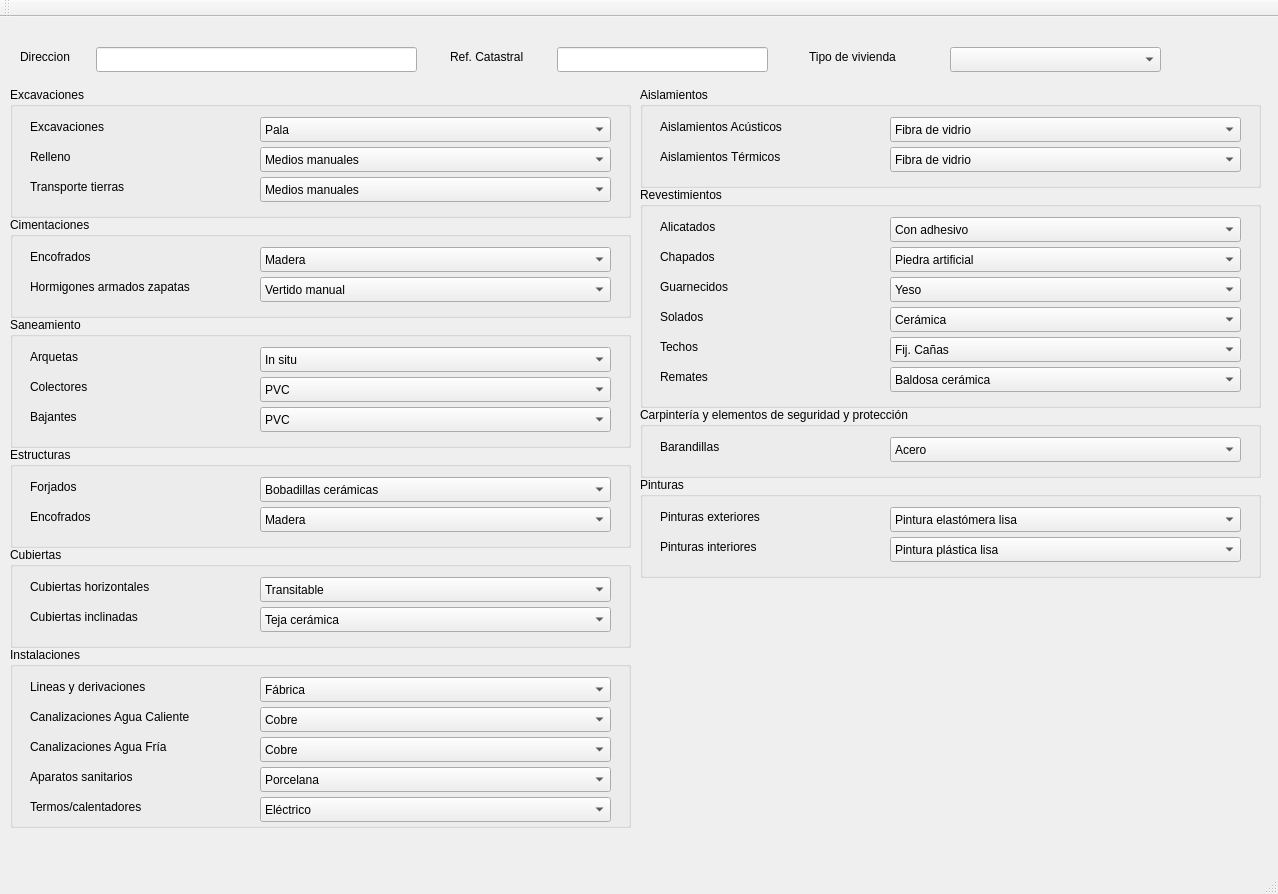
<?xml version="1.0" encoding="UTF-8"?>
<ui version="4.0">
 <class>MainWindow</class>
 <widget class="QMainWindow" name="MainWindow">
  <property name="geometry">
   <rect>
    <x>0</x>
    <y>0</y>
    <width>1278</width>
    <height>894</height>
   </rect>
  </property>
  <property name="windowTitle">
   <string>MainWindow</string>
  </property>
  <widget class="QWidget" name="centralWidget">
   <widget class="QComboBox" name="cmbTipoVivienda">
    <property name="geometry">
     <rect>
      <x>950</x>
      <y>30</y>
      <width>211</width>
      <height>25</height>
     </rect>
    </property>
   </widget>
   <widget class="QLabel" name="label">
    <property name="geometry">
     <rect>
      <x>809</x>
      <y>30</y>
      <width>131</width>
      <height>20</height>
     </rect>
    </property>
    <property name="text">
     <string>Tipo de vivienda</string>
    </property>
   </widget>
   <widget class="QGroupBox" name="groupBox">
    <property name="geometry">
     <rect>
      <x>10</x>
      <y>70</y>
      <width>621</width>
      <height>131</height>
     </rect>
    </property>
    <property name="title">
     <string>Excavaciones</string>
    </property>
    <widget class="QLabel" name="label_2">
     <property name="geometry">
      <rect>
       <x>20</x>
       <y>30</y>
       <width>101</width>
       <height>19</height>
      </rect>
     </property>
     <property name="text">
      <string>Excavaciones</string>
     </property>
    </widget>
    <widget class="QComboBox" name="cmbExcavaciones">
     <property name="geometry">
      <rect>
       <x>250</x>
       <y>30</y>
       <width>351</width>
       <height>25</height>
      </rect>
     </property>
     <item>
      <property name="text">
       <string>Pala</string>
      </property>
     </item>
     <item>
      <property name="text">
       <string>Retroexcavadora</string>
      </property>
     </item>
    </widget>
    <widget class="QLabel" name="label_3">
     <property name="geometry">
      <rect>
       <x>20</x>
       <y>60</y>
       <width>101</width>
       <height>19</height>
      </rect>
     </property>
     <property name="text">
      <string>Relleno</string>
     </property>
    </widget>
    <widget class="QComboBox" name="cmbRellenos">
     <property name="geometry">
      <rect>
       <x>250</x>
       <y>60</y>
       <width>351</width>
       <height>25</height>
      </rect>
     </property>
     <item>
      <property name="text">
       <string>Medios manuales</string>
      </property>
     </item>
     <item>
      <property name="text">
       <string>Medios mecánicos</string>
      </property>
     </item>
    </widget>
    <widget class="QLabel" name="label_4">
     <property name="geometry">
      <rect>
       <x>20</x>
       <y>90</y>
       <width>141</width>
       <height>19</height>
      </rect>
     </property>
     <property name="text">
      <string>Transporte tierras</string>
     </property>
    </widget>
    <widget class="QComboBox" name="cmbTransporteTierras">
     <property name="geometry">
      <rect>
       <x>250</x>
       <y>90</y>
       <width>351</width>
       <height>25</height>
      </rect>
     </property>
     <item>
      <property name="text">
       <string>Medios manuales</string>
      </property>
     </item>
     <item>
      <property name="text">
       <string>Medios mecánicos</string>
      </property>
     </item>
    </widget>
   </widget>
   <widget class="QGroupBox" name="groupBox_2">
    <property name="geometry">
     <rect>
      <x>10</x>
      <y>200</y>
      <width>621</width>
      <height>101</height>
     </rect>
    </property>
    <property name="title">
     <string>Cimentaciones</string>
    </property>
    <widget class="QLabel" name="label_5">
     <property name="geometry">
      <rect>
       <x>20</x>
       <y>30</y>
       <width>101</width>
       <height>19</height>
      </rect>
     </property>
     <property name="text">
      <string>Encofrados</string>
     </property>
    </widget>
    <widget class="QComboBox" name="cmbEncofrados">
     <property name="geometry">
      <rect>
       <x>250</x>
       <y>30</y>
       <width>351</width>
       <height>25</height>
      </rect>
     </property>
     <item>
      <property name="text">
       <string>Madera</string>
      </property>
     </item>
     <item>
      <property name="text">
       <string>Metálico</string>
      </property>
     </item>
    </widget>
    <widget class="QLabel" name="label_6">
     <property name="geometry">
      <rect>
       <x>20</x>
       <y>60</y>
       <width>231</width>
       <height>19</height>
      </rect>
     </property>
     <property name="text">
      <string>Hormigones armados zapatas</string>
     </property>
    </widget>
    <widget class="QComboBox" name="cmbHormigones">
     <property name="geometry">
      <rect>
       <x>250</x>
       <y>60</y>
       <width>351</width>
       <height>25</height>
      </rect>
     </property>
     <item>
      <property name="text">
       <string>Vertido manual</string>
      </property>
     </item>
     <item>
      <property name="text">
       <string>Vertido grúa</string>
      </property>
     </item>
     <item>
      <property name="text">
       <string>Vertido bomba</string>
      </property>
     </item>
    </widget>
   </widget>
   <widget class="QGroupBox" name="groupBox_3">
    <property name="geometry">
     <rect>
      <x>10</x>
      <y>300</y>
      <width>621</width>
      <height>131</height>
     </rect>
    </property>
    <property name="title">
     <string>Saneamiento</string>
    </property>
    <widget class="QLabel" name="label_7">
     <property name="geometry">
      <rect>
       <x>20</x>
       <y>30</y>
       <width>101</width>
       <height>19</height>
      </rect>
     </property>
     <property name="text">
      <string>Arquetas</string>
     </property>
    </widget>
    <widget class="QComboBox" name="cmbArquetas">
     <property name="geometry">
      <rect>
       <x>250</x>
       <y>30</y>
       <width>351</width>
       <height>25</height>
      </rect>
     </property>
     <item>
      <property name="text">
       <string>In situ</string>
      </property>
     </item>
     <item>
      <property name="text">
       <string>Prefabricadas</string>
      </property>
     </item>
     <item>
      <property name="text">
       <string/>
      </property>
     </item>
    </widget>
    <widget class="QLabel" name="label_8">
     <property name="geometry">
      <rect>
       <x>20</x>
       <y>60</y>
       <width>231</width>
       <height>19</height>
      </rect>
     </property>
     <property name="text">
      <string>Colectores</string>
     </property>
    </widget>
    <widget class="QComboBox" name="cmbColectores">
     <property name="geometry">
      <rect>
       <x>250</x>
       <y>60</y>
       <width>351</width>
       <height>25</height>
      </rect>
     </property>
     <item>
      <property name="text">
       <string>PVC</string>
      </property>
     </item>
     <item>
      <property name="text">
       <string>Hormigón</string>
      </property>
     </item>
     <item>
      <property name="text">
       <string>Fibrocemento</string>
      </property>
     </item>
    </widget>
    <widget class="QLabel" name="label_9">
     <property name="geometry">
      <rect>
       <x>20</x>
       <y>90</y>
       <width>231</width>
       <height>19</height>
      </rect>
     </property>
     <property name="text">
      <string>Bajantes</string>
     </property>
    </widget>
    <widget class="QComboBox" name="cmbBajantes">
     <property name="geometry">
      <rect>
       <x>250</x>
       <y>90</y>
       <width>351</width>
       <height>25</height>
      </rect>
     </property>
     <item>
      <property name="text">
       <string>PVC</string>
      </property>
     </item>
     <item>
      <property name="text">
       <string>Cinc</string>
      </property>
     </item>
     <item>
      <property name="text">
       <string>Acero</string>
      </property>
     </item>
     <item>
      <property name="text">
       <string>Acero galvanizado</string>
      </property>
     </item>
    </widget>
    <zorder>label_7</zorder>
    <zorder>cmbArquetas</zorder>
    <zorder>label_8</zorder>
    <zorder>cmbColectores</zorder>
    <zorder>label_9</zorder>
    <zorder>cmbBajantes</zorder>
    <zorder>groupBox_7</zorder>
   </widget>
   <widget class="QGroupBox" name="groupBox_4">
    <property name="geometry">
     <rect>
      <x>10</x>
      <y>430</y>
      <width>621</width>
      <height>101</height>
     </rect>
    </property>
    <property name="title">
     <string>Estructuras</string>
    </property>
    <widget class="QLabel" name="label_10">
     <property name="geometry">
      <rect>
       <x>20</x>
       <y>60</y>
       <width>101</width>
       <height>19</height>
      </rect>
     </property>
     <property name="text">
      <string>Encofrados</string>
     </property>
    </widget>
    <widget class="QComboBox" name="cmbEncofrados_2">
     <property name="geometry">
      <rect>
       <x>250</x>
       <y>60</y>
       <width>351</width>
       <height>25</height>
      </rect>
     </property>
     <item>
      <property name="text">
       <string>Madera</string>
      </property>
     </item>
     <item>
      <property name="text">
       <string>Metálico</string>
      </property>
     </item>
    </widget>
    <widget class="QLabel" name="label_11">
     <property name="geometry">
      <rect>
       <x>20</x>
       <y>30</y>
       <width>231</width>
       <height>19</height>
      </rect>
     </property>
     <property name="text">
      <string>Forjados</string>
     </property>
    </widget>
    <widget class="QComboBox" name="cmbForjados">
     <property name="geometry">
      <rect>
       <x>250</x>
       <y>30</y>
       <width>351</width>
       <height>25</height>
      </rect>
     </property>
     <item>
      <property name="text">
       <string>Bobadillas cerámicas</string>
      </property>
     </item>
     <item>
      <property name="text">
       <string>Bobadillas cemento</string>
      </property>
     </item>
    </widget>
   </widget>
   <widget class="QGroupBox" name="groupBox_5">
    <property name="geometry">
     <rect>
      <x>10</x>
      <y>530</y>
      <width>621</width>
      <height>101</height>
     </rect>
    </property>
    <property name="title">
     <string>Cubiertas</string>
    </property>
    <widget class="QLabel" name="label_12">
     <property name="geometry">
      <rect>
       <x>20</x>
       <y>60</y>
       <width>201</width>
       <height>19</height>
      </rect>
     </property>
     <property name="text">
      <string>Cubiertas inclinadas</string>
     </property>
    </widget>
    <widget class="QComboBox" name="cmbCubiertasI">
     <property name="geometry">
      <rect>
       <x>250</x>
       <y>60</y>
       <width>351</width>
       <height>25</height>
      </rect>
     </property>
     <item>
      <property name="text">
       <string>Teja cerámica</string>
      </property>
     </item>
     <item>
      <property name="text">
       <string>Teja mortero cemento</string>
      </property>
     </item>
    </widget>
    <widget class="QLabel" name="label_13">
     <property name="geometry">
      <rect>
       <x>20</x>
       <y>30</y>
       <width>231</width>
       <height>19</height>
      </rect>
     </property>
     <property name="text">
      <string>Cubiertas horizontales</string>
     </property>
    </widget>
    <widget class="QComboBox" name="cmbCubiertasH">
     <property name="geometry">
      <rect>
       <x>250</x>
       <y>30</y>
       <width>351</width>
       <height>25</height>
      </rect>
     </property>
     <item>
      <property name="text">
       <string>Transitable</string>
      </property>
     </item>
     <item>
      <property name="text">
       <string>No transitable</string>
      </property>
     </item>
    </widget>
   </widget>
   <widget class="QGroupBox" name="groupBox_6">
    <property name="geometry">
     <rect>
      <x>640</x>
      <y>460</y>
      <width>621</width>
      <height>101</height>
     </rect>
    </property>
    <property name="title">
     <string>Pinturas</string>
    </property>
    <widget class="QLabel" name="label_14">
     <property name="geometry">
      <rect>
       <x>20</x>
       <y>60</y>
       <width>201</width>
       <height>19</height>
      </rect>
     </property>
     <property name="text">
      <string>Pinturas interiores</string>
     </property>
    </widget>
    <widget class="QComboBox" name="cmbPinturasInt">
     <property name="geometry">
      <rect>
       <x>250</x>
       <y>60</y>
       <width>351</width>
       <height>25</height>
      </rect>
     </property>
     <item>
      <property name="text">
       <string>Pintura plástica lisa</string>
      </property>
     </item>
     <item>
      <property name="text">
       <string>Pintura al temple liso</string>
      </property>
     </item>
    </widget>
    <widget class="QLabel" name="label_15">
     <property name="geometry">
      <rect>
       <x>20</x>
       <y>30</y>
       <width>231</width>
       <height>19</height>
      </rect>
     </property>
     <property name="text">
      <string>Pinturas exteriores</string>
     </property>
    </widget>
    <widget class="QComboBox" name="cmbPinturasExt">
     <property name="geometry">
      <rect>
       <x>250</x>
       <y>30</y>
       <width>351</width>
       <height>25</height>
      </rect>
     </property>
     <item>
      <property name="text">
       <string>Pintura elastómera lisa</string>
      </property>
     </item>
     <item>
      <property name="text">
       <string>Pintura a la cal</string>
      </property>
     </item>
    </widget>
   </widget>
   <widget class="QGroupBox" name="groupBox_7">
    <property name="geometry">
     <rect>
      <x>640</x>
      <y>70</y>
      <width>621</width>
      <height>101</height>
     </rect>
    </property>
    <property name="title">
     <string>Aislamientos</string>
    </property>
    <widget class="QLabel" name="label_16">
     <property name="geometry">
      <rect>
       <x>20</x>
       <y>30</y>
       <width>201</width>
       <height>19</height>
      </rect>
     </property>
     <property name="text">
      <string>Aislamientos Acústicos</string>
     </property>
    </widget>
    <widget class="QComboBox" name="cmbAislamientosAc">
     <property name="geometry">
      <rect>
       <x>250</x>
       <y>30</y>
       <width>351</width>
       <height>25</height>
      </rect>
     </property>
     <item>
      <property name="text">
       <string>Fibra de vidrio</string>
      </property>
     </item>
     <item>
      <property name="text">
       <string>Poliestireno</string>
      </property>
     </item>
     <item>
      <property name="text">
       <string>Polietileno</string>
      </property>
     </item>
     <item>
      <property name="text">
       <string>Sintético de alta densidad</string>
      </property>
     </item>
    </widget>
    <widget class="QLabel" name="label_17">
     <property name="geometry">
      <rect>
       <x>20</x>
       <y>60</y>
       <width>231</width>
       <height>19</height>
      </rect>
     </property>
     <property name="text">
      <string>Aislamientos Térmicos</string>
     </property>
    </widget>
    <widget class="QComboBox" name="cmbAislamientosTerm">
     <property name="geometry">
      <rect>
       <x>250</x>
       <y>60</y>
       <width>351</width>
       <height>25</height>
      </rect>
     </property>
     <item>
      <property name="text">
       <string>Fibra de vidrio</string>
      </property>
     </item>
     <item>
      <property name="text">
       <string>Poliestireno</string>
      </property>
     </item>
     <item>
      <property name="text">
       <string>Lana mineral</string>
      </property>
     </item>
    </widget>
   </widget>
   <widget class="QGroupBox" name="groupBox_8">
    <property name="geometry">
     <rect>
      <x>640</x>
      <y>390</y>
      <width>621</width>
      <height>71</height>
     </rect>
    </property>
    <property name="title">
     <string>Carpintería y elementos de seguridad y protección</string>
    </property>
    <widget class="QLabel" name="label_19">
     <property name="geometry">
      <rect>
       <x>20</x>
       <y>30</y>
       <width>231</width>
       <height>19</height>
      </rect>
     </property>
     <property name="text">
      <string>Barandillas</string>
     </property>
    </widget>
    <widget class="QComboBox" name="cmbBarandillas">
     <property name="geometry">
      <rect>
       <x>250</x>
       <y>30</y>
       <width>351</width>
       <height>25</height>
      </rect>
     </property>
     <item>
      <property name="text">
       <string>Acero</string>
      </property>
     </item>
     <item>
      <property name="text">
       <string>Alum. anodizado</string>
      </property>
     </item>
    </widget>
   </widget>
   <widget class="QGroupBox" name="groupBox_9">
    <property name="geometry">
     <rect>
      <x>10</x>
      <y>630</y>
      <width>621</width>
      <height>181</height>
     </rect>
    </property>
    <property name="title">
     <string>Instalaciones</string>
    </property>
    <widget class="QLabel" name="label_20">
     <property name="geometry">
      <rect>
       <x>20</x>
       <y>30</y>
       <width>171</width>
       <height>19</height>
      </rect>
     </property>
     <property name="text">
      <string>Lineas y derivaciones</string>
     </property>
    </widget>
    <widget class="QComboBox" name="cmbLineas">
     <property name="geometry">
      <rect>
       <x>250</x>
       <y>30</y>
       <width>351</width>
       <height>25</height>
      </rect>
     </property>
     <item>
      <property name="text">
       <string>Fábrica</string>
      </property>
     </item>
     <item>
      <property name="text">
       <string>PVC</string>
      </property>
     </item>
    </widget>
    <widget class="QLabel" name="label_21">
     <property name="geometry">
      <rect>
       <x>20</x>
       <y>60</y>
       <width>211</width>
       <height>19</height>
      </rect>
     </property>
     <property name="text">
      <string>Canalizaciones Agua Caliente</string>
     </property>
    </widget>
    <widget class="QComboBox" name="cmbCanalizacionesC">
     <property name="geometry">
      <rect>
       <x>250</x>
       <y>60</y>
       <width>351</width>
       <height>25</height>
      </rect>
     </property>
     <item>
      <property name="text">
       <string>Cobre</string>
      </property>
     </item>
     <item>
      <property name="text">
       <string>Acero galvanizado</string>
      </property>
     </item>
    </widget>
    <widget class="QLabel" name="label_22">
     <property name="geometry">
      <rect>
       <x>20</x>
       <y>90</y>
       <width>191</width>
       <height>19</height>
      </rect>
     </property>
     <property name="text">
      <string>Canalizaciones Agua Fría</string>
     </property>
    </widget>
    <widget class="QComboBox" name="cmbCanalizacionesF">
     <property name="geometry">
      <rect>
       <x>250</x>
       <y>90</y>
       <width>351</width>
       <height>25</height>
      </rect>
     </property>
     <item>
      <property name="text">
       <string>Cobre</string>
      </property>
     </item>
     <item>
      <property name="text">
       <string>Acero galvanizado</string>
      </property>
     </item>
    </widget>
    <widget class="QLabel" name="label_26">
     <property name="geometry">
      <rect>
       <x>20</x>
       <y>120</y>
       <width>191</width>
       <height>19</height>
      </rect>
     </property>
     <property name="text">
      <string>Aparatos sanitarios</string>
     </property>
    </widget>
    <widget class="QComboBox" name="cmbAparatosSanitarios">
     <property name="geometry">
      <rect>
       <x>250</x>
       <y>120</y>
       <width>351</width>
       <height>25</height>
      </rect>
     </property>
     <item>
      <property name="text">
       <string>Porcelana</string>
      </property>
     </item>
     <item>
      <property name="text">
       <string>Acero</string>
      </property>
     </item>
    </widget>
    <widget class="QLabel" name="label_27">
     <property name="geometry">
      <rect>
       <x>20</x>
       <y>150</y>
       <width>191</width>
       <height>19</height>
      </rect>
     </property>
     <property name="text">
      <string>Termos/calentadores</string>
     </property>
    </widget>
    <widget class="QComboBox" name="cmbTermos">
     <property name="geometry">
      <rect>
       <x>250</x>
       <y>150</y>
       <width>351</width>
       <height>25</height>
      </rect>
     </property>
     <item>
      <property name="text">
       <string>Eléctrico</string>
      </property>
     </item>
     <item>
      <property name="text">
       <string>Gas</string>
      </property>
     </item>
    </widget>
   </widget>
   <widget class="QGroupBox" name="groupBox_10">
    <property name="geometry">
     <rect>
      <x>640</x>
      <y>170</y>
      <width>621</width>
      <height>221</height>
     </rect>
    </property>
    <property name="title">
     <string>Revestimientos</string>
    </property>
    <widget class="QLabel" name="label_23">
     <property name="geometry">
      <rect>
       <x>20</x>
       <y>30</y>
       <width>101</width>
       <height>19</height>
      </rect>
     </property>
     <property name="text">
      <string>Alicatados</string>
     </property>
    </widget>
    <widget class="QComboBox" name="cmbAlicatados">
     <property name="geometry">
      <rect>
       <x>250</x>
       <y>30</y>
       <width>351</width>
       <height>25</height>
      </rect>
     </property>
     <item>
      <property name="text">
       <string>Con adhesivo</string>
      </property>
     </item>
     <item>
      <property name="text">
       <string>Con mortero</string>
      </property>
     </item>
    </widget>
    <widget class="QLabel" name="label_24">
     <property name="geometry">
      <rect>
       <x>20</x>
       <y>60</y>
       <width>231</width>
       <height>19</height>
      </rect>
     </property>
     <property name="text">
      <string>Chapados</string>
     </property>
    </widget>
    <widget class="QComboBox" name="cmbChapados">
     <property name="geometry">
      <rect>
       <x>250</x>
       <y>60</y>
       <width>351</width>
       <height>25</height>
      </rect>
     </property>
     <item>
      <property name="text">
       <string>Piedra artificial</string>
      </property>
     </item>
     <item>
      <property name="text">
       <string>Piedra caliza</string>
      </property>
     </item>
     <item>
      <property name="text">
       <string>Granito</string>
      </property>
     </item>
     <item>
      <property name="text">
       <string>Mármol</string>
      </property>
     </item>
    </widget>
    <widget class="QLabel" name="label_25">
     <property name="geometry">
      <rect>
       <x>20</x>
       <y>90</y>
       <width>231</width>
       <height>19</height>
      </rect>
     </property>
     <property name="text">
      <string>Guarnecidos</string>
     </property>
    </widget>
    <widget class="QComboBox" name="cmbGuarnecidos">
     <property name="geometry">
      <rect>
       <x>250</x>
       <y>90</y>
       <width>351</width>
       <height>25</height>
      </rect>
     </property>
     <item>
      <property name="text">
       <string>Yeso</string>
      </property>
     </item>
     <item>
      <property name="text">
       <string>Escayola</string>
      </property>
     </item>
    </widget>
    <widget class="QComboBox" name="cmbSolados">
     <property name="geometry">
      <rect>
       <x>250</x>
       <y>120</y>
       <width>351</width>
       <height>25</height>
      </rect>
     </property>
     <item>
      <property name="text">
       <string>Cerámica</string>
      </property>
     </item>
     <item>
      <property name="text">
       <string>Gres</string>
      </property>
     </item>
     <item>
      <property name="text">
       <string>Baldosa hidráulica</string>
      </property>
     </item>
     <item>
      <property name="text">
       <string>Tarima</string>
      </property>
     </item>
     <item>
      <property name="text">
       <string>Mármol</string>
      </property>
     </item>
     <item>
      <property name="text">
       <string>Piedra caliza</string>
      </property>
     </item>
     <item>
      <property name="text">
       <string>Granito</string>
      </property>
     </item>
     <item>
      <property name="text">
       <string>Terrazo</string>
      </property>
     </item>
    </widget>
    <widget class="QLabel" name="label_28">
     <property name="geometry">
      <rect>
       <x>20</x>
       <y>120</y>
       <width>231</width>
       <height>19</height>
      </rect>
     </property>
     <property name="text">
      <string>Solados</string>
     </property>
    </widget>
    <widget class="QComboBox" name="cmbTechos">
     <property name="geometry">
      <rect>
       <x>250</x>
       <y>150</y>
       <width>351</width>
       <height>25</height>
      </rect>
     </property>
     <item>
      <property name="text">
       <string>Fij. Cañas</string>
      </property>
     </item>
     <item>
      <property name="text">
       <string>Fij. Metálica</string>
      </property>
     </item>
    </widget>
    <widget class="QLabel" name="label_29">
     <property name="geometry">
      <rect>
       <x>20</x>
       <y>150</y>
       <width>231</width>
       <height>19</height>
      </rect>
     </property>
     <property name="text">
      <string>Techos</string>
     </property>
    </widget>
    <widget class="QLabel" name="label_30">
     <property name="geometry">
      <rect>
       <x>20</x>
       <y>180</y>
       <width>231</width>
       <height>19</height>
      </rect>
     </property>
     <property name="text">
      <string>Remates</string>
     </property>
    </widget>
    <widget class="QComboBox" name="cmbRemates">
     <property name="geometry">
      <rect>
       <x>250</x>
       <y>180</y>
       <width>351</width>
       <height>25</height>
      </rect>
     </property>
     <item>
      <property name="text">
       <string>Baldosa cerámica</string>
      </property>
     </item>
     <item>
      <property name="text">
       <string>Mármol</string>
      </property>
     </item>
     <item>
      <property name="text">
       <string>Piedra cáliza</string>
      </property>
     </item>
     <item>
      <property name="text">
       <string>Madera</string>
      </property>
     </item>
    </widget>
   </widget>
   <widget class="QLabel" name="label_31">
    <property name="geometry">
     <rect>
      <x>20</x>
      <y>30</y>
      <width>81</width>
      <height>20</height>
     </rect>
    </property>
    <property name="text">
     <string>Direccion</string>
    </property>
   </widget>
   <widget class="QLineEdit" name="tbxDireccion">
    <property name="geometry">
     <rect>
      <x>96</x>
      <y>30</y>
      <width>321</width>
      <height>25</height>
     </rect>
    </property>
    <property name="readOnly">
     <bool>true</bool>
    </property>
   </widget>
   <widget class="QLabel" name="label_32">
    <property name="geometry">
     <rect>
      <x>450</x>
      <y>30</y>
      <width>101</width>
      <height>20</height>
     </rect>
    </property>
    <property name="text">
     <string>Ref. Catastral</string>
    </property>
   </widget>
   <widget class="QLineEdit" name="tbxRefCatastral">
    <property name="geometry">
     <rect>
      <x>557</x>
      <y>30</y>
      <width>211</width>
      <height>25</height>
     </rect>
    </property>
    <property name="readOnly">
     <bool>true</bool>
    </property>
   </widget>
  </widget>
  <widget class="QToolBar" name="mainToolBar">
   <attribute name="toolBarArea">
    <enum>TopToolBarArea</enum>
   </attribute>
   <attribute name="toolBarBreak">
    <bool>false</bool>
   </attribute>
  </widget>
  <widget class="QStatusBar" name="statusBar"/>
 </widget>
 <layoutdefault spacing="6" margin="11"/>
 <resources/>
 <connections/>
</ui>
